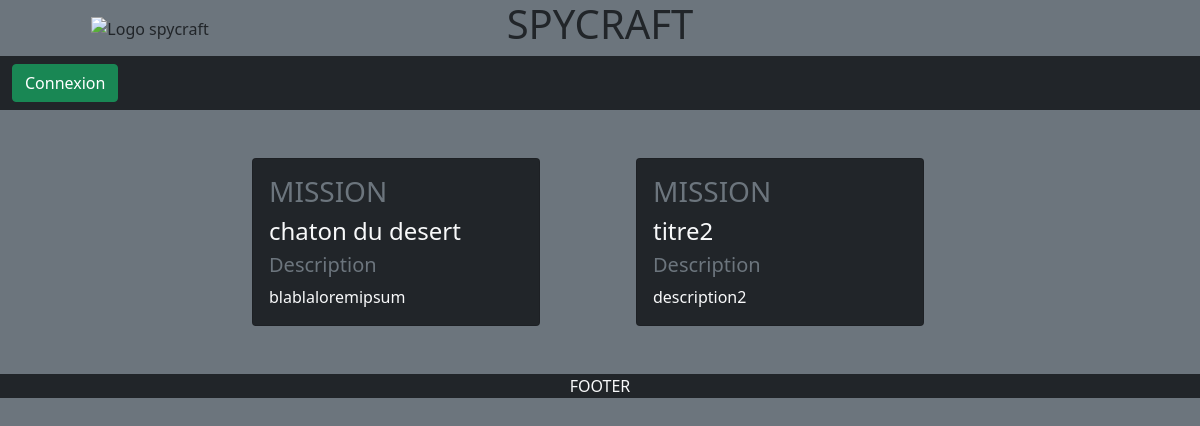
The page / on the database its author committed.
### tables this page shows
CREATE TABLE missions (
  id INT PRIMARY KEY AUTO_INCREMENT,
  title VARCHAR(50) NOT NULL,
  description TEXT NOT NULL,
  mission_type VARCHAR(50) NOT NULL,
  mission_status VARCHAR(50) NOT NULL,
  date_start DATE NOT NULL,
  date_end DATE NOT NULL,
  codename INT(11) NOT NULL UNIQUE,
  country INT(11) NOT NULL,
  agent_one INT(11) NOT NULL,
  agent_two INT(11) NULL,
  agent_three INT(11) NULL,
  target_one INT(11) NOT NULL,
  target_two INT(11) NULL,
  target_three INT(11) NULL,
  contact_one INT(11) NOT NULL,
  contact_two INT(11) NULL,
  contact_three INT(11) NULL,
  hideout_one INT(11) NULL,
  hideout_two INT(11) NULL,
  hideout_three INT(11) NULL,
  speciality INT(11) NOT NULL,
  FOREIGN KEY (codename) REFERENCES codenames(id),
  FOREIGN KEY (country) REFERENCES countries(id),
  FOREIGN KEY (agent_one) REFERENCES agents(id),
  FOREIGN KEY (agent_two) REFERENCES agents(id),
  FOREIGN KEY (agent_three) REFERENCES agents(id),
  FOREIGN KEY (target_one) REFERENCES targets(id),
  FOREIGN KEY (target_two) REFERENCES targets(id),
  FOREIGN KEY (target_three) REFERENCES targets(id),
  FOREIGN KEY (contact_one) REFERENCES contacts(id),
  FOREIGN KEY (contact_two) REFERENCES contacts(id),
  FOREIGN KEY (contact_three) REFERENCES contacts(id),
  FOREIGN KEY (hideout_one) REFERENCES hideouts(id),
  FOREIGN KEY (hideout_two) REFERENCES hideouts(id),
  FOREIGN KEY (hideout_three) REFERENCES hideouts(id),
  FOREIGN KEY (speciality) REFERENCES specialities(id)
);

### index.php (called while the page is built)
<?php require __DIR__ . '/vues/header.php'; ?>
<?php require __DIR__ . '/vues/frontpage.php'; ?>
<?php require 'vues/footer.php'; ?>

### Controller/MissionManager.php (called while the page is built, shortened)
<?php
require __DIR__ . '/../Model/Mission.php';
class MissionManager {
  private $db;
  public function __construct() {
    $dbName = "spycraft";
    $port = 3306;
    $username = "root";
    $password = "";
    try {
      $this->db = new PDO("mysql:host=localhost;dbname=$dbName;port=$port", $username, $password);
    } catch(PDOException $exception) {
      echo $exception->getMessage();
    }
  }
  public function getAll() {
    $missions = [];
    $request = $this->db->query("SELECT * FROM `missions`");
    $allData = $request->fetchAll();
    foreach ($allData as $data) {
      $mission = new Mission($data);
      $missions[] = $mission;
    }
    return $missions;
  }
}

### Model/Mission.php (called while the page is built, shortened)
<?php
class Mission {
  private $title;
  private $description;
  public function hydrate(array $data) {
    foreach ($data as $key => $value) {
      $method = "set" . ucfirst($key);
    }
  }
  public function setId($id)
  {
    return $this;
  }
  public function getTitle()
  {
    return $this->title;
  }
  public function setTitle($title)
  {
    $this->title = $title;
    return $this;
  }
  public function getDescription()
  {
    return $this->description;
  }
  public function setDescription($description)
  {
    $this->description = $description;
    return $this;
  }
  public function setMission_type($mission_type)
  {
    return $this;
  }
  public function setMission_status($mission_status)
  {
    return $this;
  }
  public function setDate_start($date_start)
  {
    return $this;
  }
  public function setDate_end($date_end)
  {
    return $this;
  }
  public function setCodename($codename)
  {
    return $this;
  }
  public function setCountry($country)
  {
    return $this;
  }
  public function setAgent_one($agent_one)
  {
    return $this;
  }
  public function setAgent_two($agent_two)
  {
    return $this;
  }
  public function setAgent_three($agent_three)
  {
    return $this;
  }
  public function setTarget_one($target_one)
  {
    return $this;
  }
  public function setTarget_two($target_two)
  {
    return $this;
  }
  public function setTarget_three($target_three)
  {
    return $this;
  }
  public function setContact_one($contact_one)
  {
    return $this;
  }
  public function setContact_two($contact_two)
  {
    return $this;
  }
  public function setContact_three($contact_three)
  {
    return $this;
  }
  public function setHideout_one($hideout_one)
  {
    return $this;
  }
  public function setHideout_two($hideout_two)
  {
    return $this;
  }
  public function setHideout_three($hideout_three)
  {
    return $this;
  }
  public function setSpeciality($speciality)
  {
    return $this;
  }
}

### vues/frontPage.php (the view, shortened to what this page needs)
<body class="bg-secondary">
  <section class="d-flex flex-wrap justify-content-center bg-secondary">
    <?php foreach ($missions as $mission): ?>
      <div class="card m-5 bg-dark" style="width: 18rem;">
        <div class="card-body">
          <h3 class="card-title text-secondary">MISSION</h3>
          <h4 class="card-title text-light"><?= $mission->getTitle(); ?></h4>
          <h5 class="card-title text-secondary">Description</h5>
          <p class="card-text text-light"><?= $mission->getDescription(); ?></p>
        </div>
      </div>
    <?php endforeach; ?>
  </section>
</body>

### rows shown on the page
missions: title "chaton du desert", description "blablaloremipsum"
missions: title "titre2", description "description2"
